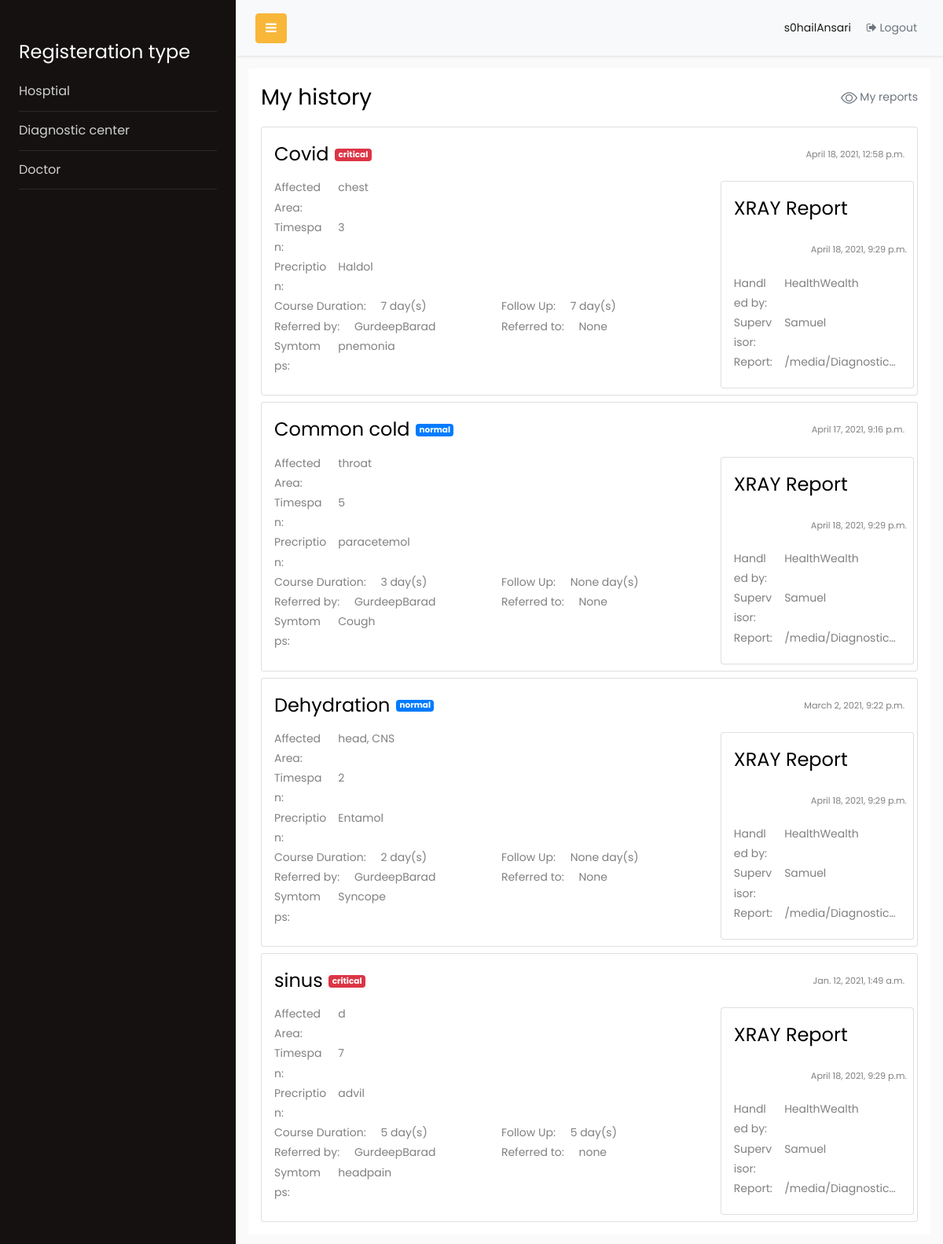
The app's page /p/viewHistory/ (signed in), older data.
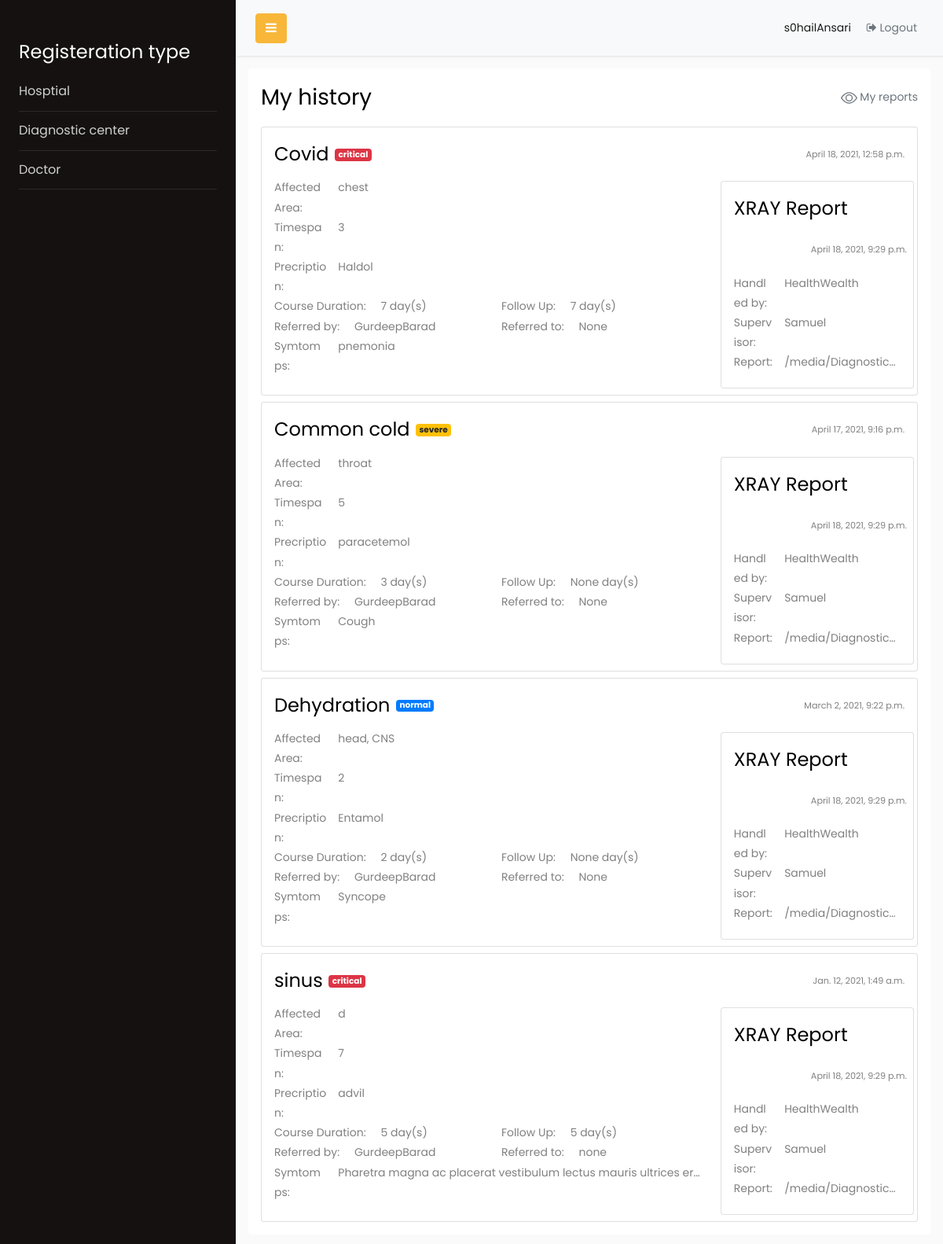
The same page, newer data.
### Patient/models.py (models this page shows)
class PatientHistory(models.Model):
    id = models.BigAutoField(primary_key=True)
    user = models.ForeignKey(settings.AUTH_USER_MODEL, related_name='user', on_delete=models.CASCADE)
    medical_status = models.CharField(max_length=50)
    symtomps = models.CharField(max_length=1000)
    disease	= models.CharField(max_length=200)
    affected_area = models.CharField(max_length=200)
    timespan = models.CharField(max_length=100)
    prescription = models.CharField(max_length=1000)
    course_duration = models.CharField(max_length=100)
    follow_up = models.CharField(max_length=100,null=True)
    referred_from = models.ForeignKey(settings.AUTH_USER_MODEL, related_name='referred_from', on_delete=models.CASCADE)
    referred_to= models.CharField(max_length=100,null=True)
    created_on = models.DateTimeField(default=timezone.now, blank=False)

### ARCIT/models.py (models this page shows)
class User(AbstractUser):
    id = models.BigAutoField(primary_key=True)
    is_patient = models.BooleanField(default=False)
    is_doctor = models.BooleanField(default=False)
    is_hospital = models.BooleanField(default=False)
    is_diagnosticDepartment = models.BooleanField(default=False)

### Patient/views.py (the view)
class ViewPatientHistory(TemplateView):
    template_name='Patient/viewHistory.html'
    def get(self,request, *args, **kwargs):
        user = User.objects.get(username=request.session['loggedin_username'])
        model = PatientHistory.objects.filter(user=user).order_by("-created_on")
        return render(request,self.template_name,{'models':model})

### templates/Patient/viewHistory.html (shortened to what the changed rows need)
{% extends 'sidebar.html' %}
{% block content %}
    <div style="height:calc(100vh - 105px)">
        <div class="card pl-3 pt-3 pb-3 pr-0 border-0" style="height:100%">
            <div style="overflow: auto;">
            <div class="pr-3">
                {% if models|length == 0 %}
                    <p class="mt-3">No patient history found</P>
                {% else %}
                {% for model in models %}
                <div class="col p-0">
                    <div class="card mt-2">
                        <div>
                            <div class="mt-3 pl-3 float-left">
                                <span class="h4 mb-0">{{model.disease}}</span>
                                <span class="ml-1 align-text-top badge badge-{% if model.medical_status == 'critical' %}danger{% elif model.medical_status == 'normal' %}primary{% else %}warning{% endif %}">
                                {{model.medical_status}}</span>
                            </div>
                            <div class="mb-3 mt-4 pr-3 small float-right">
                                <span>{{model.created_on}}</span>
                            </div>
                        </div>
                        <div class="row m-0">
                            <span style="width:70%">
                                <div class="card-body pt-1 pl-3">
                                    <div class="row">
                                        <span class="col-2">Affected Area:</span>
                                        <span class="col-10 pl-0">{{model.affected_area}}<span>
                                    </div>
                                    <div class="row">
                                        <span class="col-2">Timespan:</span>
                                        <span class="col-10 pl-0">{{model.timespan}}<span>
                                    </div>
                                    <div class="row">
                                        <span class="col-2">Precription:</span>
                                        <span class="col-10 pl-0">{{model.prescription}}<span>
                                    </div>
                                    <div class="row">
                                        <div class="w-50">
                                            <span class="col-2">Course Duration:</span>
                                            <span class="col-10 pl-0">{{model.course_duration}} day(s)<span>
                                        </div>
                                        <div class="w-50">
                                            <span class="col-2">Follow Up:</span>
                                            <span class="col-10 pl-0">{{model.follow_up}} day(s)<span>
                                        </div>
                                    </div>
                                    <div class="row">
                                        <div class="w-50">
                                            <span class="col-2">Referred by:</span>
                                            <span class="col-10 pl-0">{{model.referred_from}}<span>
                                        </div>
                                        <div class="w-50">
                                            <span class="col-2">Referred to:</span>
                                            <span class="col-10 pl-0">{{model.referred_to}}<span>
                                        </div>
                                    </div>
                                    <div class="row">
                                        <span class="col-2">Symtomps:</span>
                                        <span class="col-10 pl-0 text-ellipsis" title="{{model.symtomps}}"> {{model.symtomps}} </span>
                                    </div>
                                </div>
                            </span>
                            <span class="card mb-2 mt-2" style="width:29.5%">
                                <div>
                                    <div class="mt-3 pl-3 float-left">
                                        <span class="h4 mb-0">XRAY Report</span>
                                    </div>
                                    <div class="mb-3 mt-4 pr-2 small float-right">
                                        <span>April 18, 2021, 9:29 p.m.</span>
                                    </div>
                                </div>
                                <div class="card-body pt-1 pl-3">
                                    <div class="row">
                                        <span class="col-4">Handled by:</span>
                                        <span class="col-8 pl-0">HealthWealth<span>
                                    </div>
                                    <div class="row">
                                        <span class="col-4">Supervisor:</span>
                                        <span class="col-8 pl-0">Samuel<span>
                                    </div>
                                    <div class="row">
                                        <span class="col-4">Report:</span>
                                        <span class="col-8 pl-0 text-ellipsis" title="/media/DiagnosticDepartment/report/7_SohailAnsari.docx">/media/DiagnosticDepartment/report/7_SohailAnsari.docx<span>
                                    </div>
                                </div>
                            </span>
                        </div>
                    </div>
                </div>
                {% endfor %}
                {% endif %}
                </div>
            </div>
        </div>
    </div>
{% endblock %}

Row changes from the older to the newer data that the page shows:
changed PatientHistory "Common cold": medical_status "normal" → "severe"
changed PatientHistory "sinus": symtomps "headpain" → "Pharetra magna ac placerat vestibulum lectus mauris ultrices er…"
